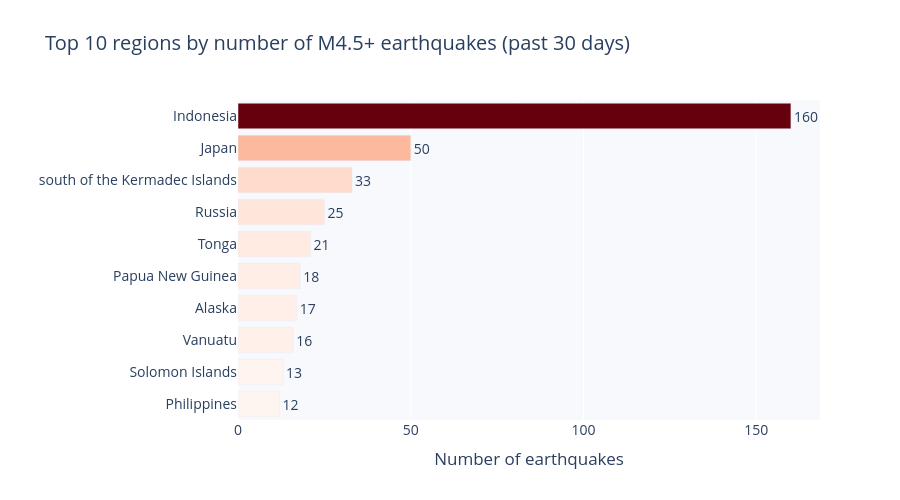

This figure's notebook cell:
### Markdown cell above
### 5.2 Top 10 regions

This is one of our two contextual charts. We just count earthquakes by region and show the top 10. We knew Indonesia would be high before we plotted it, but we were still kind of surprised by how big the gap is between #1 and everyone else.

**Why we made the choices we did:**

- **Horizontal bars instead of vertical.** Some of the region names are long (like "south of the Kermadec Islands") and would get squished or rotated if we used vertical bars.
- **Same `Reds` colormap as the main map.** We wanted the two charts to feel visually connected. The reader's eye should pick up that "more red = more important" without us having to explain it.
- **Bars are sorted by count, not alphabetically.** This is a Top 10 chart, so the whole point is the ranking.

### Code cell
top10 = (
    quakes["region"]
    .value_counts()
    .head(10)
    .rename_axis("Region")
    .reset_index(name="Earthquake count")
)

fig_top10 = px.bar(
    top10,
    x="Earthquake count",
    y="Region",
    orientation="h",
    color="Earthquake count",
    color_continuous_scale="Reds",
    text="Earthquake count",
    title="Top 10 regions by number of M4.5+ earthquakes (past 30 days)",
)

fig_top10.update_layout(
    height=500,
    yaxis=dict(categoryorder="total ascending", title=""),
    xaxis_title="Number of earthquakes",
    title_font_size=20,
    font=dict(size=14),
    plot_bgcolor="#f7f9fc",
    coloraxis_showscale=False,
)
fig_top10.update_traces(textposition="outside")

fig_top10.show()

### Figure 1 — Plotly figure (JSON) as saved in the notebook; plotly's stock layout.template omitted (floating-point values rounded to 4 significant figures)
{"data": [{"hovertemplate": "Earthquake count=%{marker.color}<br>Region=%{y}<extra></extra>", "legendgroup": "", "marker": {"color": [160, 50, 33, 25, 21, 18, 17, 16, 13, 12], "coloraxis": "coloraxis", "pattern": {"shape": ""}}, "name": "", "orientation": "h", "showlegend": false, "text": [160.0, 50.0, 33.0, 25.0, 21.0, 18.0, 17.0, 16.0, 13.0, 12.0], "textposition": "outside", "type": "bar", "x": [160, 50, 33, 25, 21, 18, 17, 16, 13, 12], "xaxis": "x", "y": ["Indonesia", "Japan", "south of the Kermadec Islands", "Russia", "Tonga", "Papua New Guinea", "Alaska", "Vanuatu", "Solomon Islands", "Philippines"], "yaxis": "y"}], "layout": {"barmode": "relative", "coloraxis": {"colorbar": {"title": {"text": "Earthquake count"}}, "colorscale": [[0, "rgb(255,245,240)"], [0.125, "rgb(254,224,210)"], [0.25, "rgb(252,187,161)"], [0.375, "rgb(252,146,114)"], [0.5, "rgb(251,106,74)"], [0.625, "rgb(239,59,44)"], [0.75, "rgb(203,24,29)"], [0.875, "rgb(165,15,21)"], [1, "rgb(103,0,13)"]], "showscale": false}, "font": {"size": 14}, "height": 500, "legend": {"tracegroupgap": 0}, "plot_bgcolor": "#f7f9fc", "title": {"font": {"size": 20}, "text": "Top 10 regions by number of M4.5+ earthquakes (past 30 days)"}, "xaxis": {"anchor": "y", "domain": [0, 1], "title": {"text": "Number of earthquakes"}}, "yaxis": {"anchor": "x", "categoryorder": "total ascending", "domain": [0, 1], "title": {"text": ""}}}}
